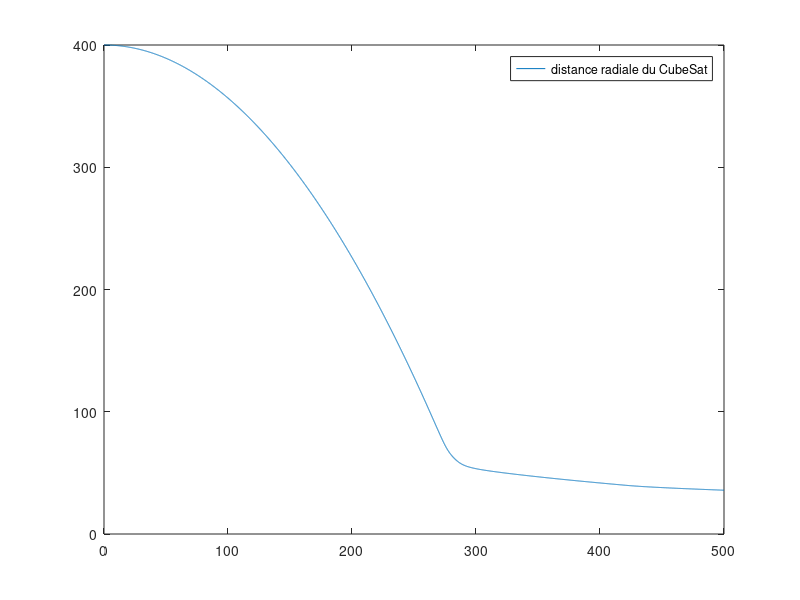

This chart was generated by the following MATLAB code:
% Equation resolution of Newton's second law, ie second order nonlinear differential equation
% First approach with the Euler method

% But Euler's method is a first order method, hence the need to apply it twice to our equation

% Solve r1'(t) = r2(t) with r1(t0) = Rt + r0 = 6371.000 + 400.000
% Solve r2'(t) = 1/r1(t).r2(t)² - GM/r1(t)² + C1.G(r1(t)) - C2.r2² with r2(t0) = 0
r1_t0 = 6771000;                  
r2_t0 = 0;      %vitesse d'orbitation à 400km d'altitude

h = 0.1;                   % Time step
t = 0:h:500;               

distance = zeros(1,length(t));

%initialisation de la liste contenant la distance au centre de la Terre à chaque instant
r1star = zeros(1,length(t));  % Preallocate array
%initialisation de la liste contenant la vitesses radiale à chaque instant t
r2star = zeros(1,length(t));
%initialisation de la liste contenant la force centrifuge à chaque instant t
Fcentrifuge = zeros(1,length(t));
%initialisation de la liste contenant la force gravitationnelle à chaque instant t
Fgravity = zeros(1,length(t));
%initialisation de la liste contenant la force de rayonnement solaire à chaque instant t
FsolarRadiation = zeros(1,length(t));
%initialisation de la liste contenant la force trainee atm à chaque instant t
FdragAtm = zeros(1,length(t));


%Fonctions comparatives
expon = zeros(1,length(t));
logari = zeros(1,length(t));
lineaR = zeros(1,length(t));


r1star(1) = r1_t0;   %distance initial       
r2star(1) = r2_t0;   %vitesse initiale
p=r1star(1);
% preliminary calculations 
GM=6.674*10^(-11)*5.972*10^24;
Pmf=0.0000034390458215;
d=0.01;
m=1.33;
temps=zeros(1,length(t));

nbPoints400_380 = 0;
nbPoints380_360 = 0;
nbPoints360_340 = 0;
nbPoints340_320 = 0;
nbPoints320_300 = 0;
nbPoints300_280 = 0;
nbPoints280_260 = 0;
nbPoints260_240 = 0;
nbPoints240_220 = 0;
nbPoints220_200 = 0;
nbPoints200_180 = 0;
nbPoints180_160 = 0;
nbPoints160_140 = 0;
nbPoints140_120 = 0;
nbPoints120_100 = 0;
nbPoints100_80 = 0;
nbPoints80_60 = 0;
nbPoints60_40 = 0;
nbPoints40_20 = 0;
nbPoints20_0 = 0;

% Solve r1(r2) as a first order (non) linear differential equation
for i=1:(length(t))
    temps(i+1) =temps(i) +1;
    if (r1star(i)<=6371000+400000) && (r1star(i)>6371000)
        
        k1 = r2star(i);  % Previous approx for y gives approx for deriv
        %if r2star(i) == -1
          %r1star(i+1) = -1;
        %else  
          r1star(i+1) = r1star(i) + k1*h; % Approximate solution for next value of y
        %end  
        beta = r1star(i);
        alpha=atan(d/(r1star(i)));
        theta=2*asin(6371000/(r1star(i)));
        thetaPrime = alpha + theta;
        A=2*d*(1/(tan(thetaPrime))+1)*cos(pi/2-thetaPrime);
        A1=(3+2*sqrt(2)+A/d)*d*d/2;
        nu=1-theta/(2*pi);
        C1=Pmf*A1*nu/m;

        thetaSecond=(5*pi-3*theta)/32;
        partieSup=cos(thetaSecond)-1.99*cos(asin((sin(thetaSecond))/1.99));
        partieInf=cos(thetaSecond)+1.99*cos(asin((sin(thetaSecond))/1.99));
        eta=partieSup/partieInf;

        %C2=Cd*A2/m avec Cd=0.80 t A2=d*d*sqrt(2)
        C2=1.131370849898476/m;
        %if our distance of Earth's center is between:
        %    x1=Rearth+400km 
        %and x2=Rearth+380km
        %with y1=atm density at x1 altitude=0.00000000000389 kg.m^-3
        %and  y2=atm density at x2 altitude=0.00000000000555 kg.m^-3
        if (r1star(i) <= 6371000+400000) && (r1star(i) > 6371000+380000)
          %slope=(y1-y2)/(x1-x2)
          slope=(0.00000000000389-0.00000000000555)/(400000-380000);
          %yIntercept=y1-slope*x1 (=y2-slope*x2)
          yIntercept=0.00000000000389-slope*(6371000+400000);
          %equation d'une droite permettant d'obtenir la valeur de rho avec seulement 2 autres valeurs
          rho=slope*r1star(i)+yIntercept;
          
          nbPoints400_380 = nbPoints400_380+1; 
    %______________________________________________________________________________%    
        %elseif our distance of Earth's center is between:
        %    x1=Rearth+380km 
        %and x2=Rearth+360km
        %with y1=atm density at x1 altitude=0.00000000000555 kg.m^-3
        %and  y2=atm density at x2 altitude=0.00000000000799 kg.m^-3  
        elseif (r1star(i) <= 6371000+380000) && (r1star(i) > 6371000+360000)

          slope=(0.00000000000555-0.00000000000799)/(380000-360000);
          yIntercept=0.00000000000555-slope*(6371000+380000);
          rho=slope*r1star(i)+yIntercept;
          
          nbPoints380_360 = nbPoints380_360+1; 
    %______________________________________________________________________________%      
        %elseif our distance of Earth's center is between:
        %    x1=Rearth+360km 
        %and x2=Rearth+340km
        %with y1=atm density at x1 altitude=0.00000000000799 kg.m^-3
        %and  y2=atm density at x2 altitude=0.0000000000116 kg.m^-3  
        elseif (r1star(i) <= 6371000+360000) && (r1star(i) > 6371000+340000)

          slope=(0.00000000000799-0.0000000000116)/(360000-340000);
          yIntercept=0.00000000000799-slope*(6371000+360000);
          rho=slope*r1star(i)+yIntercept;
          
          nbPoints360_340 = nbPoints360_340+1; 
    %______________________________________________________________________________%              
        %elseif our distance of Earth's center is between:
        %    x1=Rearth+340km 
        %and x2=Rearth+320km
        %with y1=atm density at x1 altitude=0.0000000000116 kg.m^-3
        %and  y2=atm density at x2 altitude=0.0000000000172 kg.m^-3  
        elseif (r1star(i) <= 6371000+340000) && (r1star(i) > 6371000+320000)

          slope=(0.0000000000116-0.0000000000172)/(340000-320000);
          yIntercept=0.0000000000116-slope*(6371000+340000);
          rho=slope*r1star(i)+yIntercept;
          
          nbPoints340_320 = nbPoints340_320+1; 
    %______________________________________________________________________________%                      
        %elseif our distance of Earth's center is between:
        %    x1=Rearth+320km 
        %and x2=Rearth+300km
        %with y1=atm density at x1 altitude=0.0000000000172 kg.m^-3
        %and  y2=atm density at x2 altitude=0.0000000000258 kg.m^-3  
        elseif (r1star(i) <= 6371000+320000) && (r1star(i) > 6371000+300000)

          slope=(0.0000000000172-0.0000000000258)/(320000-300000);
          yIntercept=0.0000000000172-slope*(6371000+320000);
          rho=slope*r1star(i)+yIntercept;
          
          nbPoints320_300 = nbPoints320_300+1; 
    %______________________________________________________________________________%                              
        %elseif our distance of Earth's center is between:
        %    x1=Rearth+300km 
        %and x2=Rearth+280km
        %with y1=atm density at x1 altitude=0.0000000000258 kg.m^-3
        %and  y2=atm density at x2 altitude=0.0000000000394 kg.m^-3  
        elseif (r1star(i) <= 6371000+300000) && (r1star(i) > 6371000+280000)

          slope=(0.0000000000258-0.0000000000394)/(300000-280000);
          yIntercept=0.0000000000258-slope*(6371000+300000);
          rho=slope*r1star(i)+yIntercept;
          
          nbPoints300_280 = nbPoints300_280+1; 
    %______________________________________________________________________________%                                     
        %elseif our distance of Earth's center is between:
        %    x1=Rearth+280km 
        %and x2=Rearth+260km
        %with y1=atm density at x1 altitude=0.0000000000394 kg.m^-3
        %and  y2=atm density at x2 altitude=0.0000000000616 kg.m^-3  
        elseif (r1star(i) <= 6371000+280000) && (r1star(i) > 6371000+260000)

          slope=(0.0000000000394-0.0000000000616)/(280000-260000);
          yIntercept=0.0000000000394-slope*(6371000+280000);
          rho=slope*r1star(i)+yIntercept;
          
          nbPoints280_260 = nbPoints280_260+1; 
    %______________________________________________________________________________%                                            
        %elseif our distance of Earth's center is between:
        %    x1=Rearth+260km 
        %and x2=Rearth+240km
        %with y1=atm density at x1 altitude=0.0000000000616 kg.m^-3
        %and  y2=atm density at x2 altitude=0.0000000000991 kg.m^-3  
        elseif (r1star(i) <= 6371000+260000) && (r1star(i) > 6371000+240000)

          slope=(0.0000000000616-0.0000000000991)/(260000-240000);
          yIntercept=0.0000000000616-slope*(6371000+260000);
          rho=slope*r1star(i)+yIntercept;
          
          nbPoints260_240 = nbPoints260_240+1; 
    %______________________________________________________________________________%                                                   
        %elseif our distance of Earth's center is between:
        %    x1=Rearth+240km 
        %and x2=Rearth+220km
        %with y1=atm density at x1 altitude=0.0000000000991 kg.m^-3
        %and  y2=atm density at x2 altitude=0.000000000166 kg.m^-3  
        elseif (r1star(i) <= 6371000+240000) && (r1star(i) > 6371000+220000)

          slope=(0.0000000000991-0.000000000166)/(240000-220000);
          yIntercept=0.0000000000991-slope*(6371000+240000);
          rho=slope*r1star(i)+yIntercept;
          
          nbPoints240_220 = nbPoints240_220+1; 
    %______________________________________________________________________________%                                                   
        %elseif our distance of Earth's center is between:
        %    x1=Rearth+220km 
        %and x2=Rearth+200km
        %with y1=atm density at x1 altitude=0.000000000166 kg.m^-3
        %and  y2=atm density at x2 altitude=0.000000000291 kg.m^-3  
        elseif (r1star(i) <= 6371000+220000) && (r1star(i) > 6371000+200000)

          slope=(0.000000000166-0.000000000291)/(220000-200000);
          yIntercept=0.000000000166-slope*(6371000+220000);
          rho=slope*r1star(i)+yIntercept;
          
          nbPoints220_200 = nbPoints220_200+1; 
    %______________________________________________________________________________%                                                   
        %elseif our distance of Earth's center is between:
        %    x1=Rearth+200km 
        %and x2=Rearth+180km
        %with y1=atm density at x1 altitude=0.000000000291 kg.m^-3
        %and  y2=atm density at x2 altitude=0.000000000551 kg.m^-3  
        elseif (r1star(i) <= 6371000+200000) && (r1star(i) > 6371000+180000)

          slope=(0.000000000291-0.000000000551)/(200000-180000);
          yIntercept=0.000000000291-slope*(6371000+200000);
          rho=slope*r1star(i)+yIntercept;
          
          nbPoints200_180 = nbPoints200_180+1; 
    %______________________________________________________________________________%                                                   
        %elseif our distance of Earth's center is between:
        %    x1=Rearth+180km 
        %and x2=Rearth+160km
        %with y1=atm density at x1 altitude=0.000000000551 kg.m^-3
        %and  y2=atm density at x2 altitude=0.00000000118 kg.m^-3  
        elseif (r1star(i) <= 6371000+180000) && (r1star(i) > 6371000+160000)

          slope=(0.000000000551-0.00000000118)/(180000-160000);
          yIntercept=0.000000000551-slope*(6371000+180000);
          rho=slope*r1star(i)+yIntercept;
          
          nbPoints180_160 = nbPoints180_160+1; 
    %______________________________________________________________________________%                                                   
        %elseif our distance of Earth's center is between:
        %    x1=Rearth+160km 
        %and x2=Rearth+140km
        %with y1=atm density at x1 altitude=0.00000000118 kg.m^-3
        %and  y2=atm density at x2 altitude=0.00000000326 kg.m^-3  
        elseif (r1star(i) <= 6371000+160000) && (r1star(i) > 6371000+140000)

          slope=(0.00000000118-0.00000000326)/(160000-140000);
          yIntercept=0.00000000118-slope*(6371000+160000);
          rho=slope*r1star(i)+yIntercept;
          
          nbPoints160_140 = nbPoints160_140+1; 
    %______________________________________________________________________________%                                                   
        %elseif our distance of Earth's center is between:
        %    x1=Rearth+140km 
        %and x2=Rearth+120km
        %with y1=atm density at x1 altitude=0.00000000326 kg.m^-3
        %and  y2=atm density at x2 altitude=0.000000018 kg.m^-3  
        elseif (r1star(i) <= 6371000+140000) && (r1star(i) > 6371000+120000)

          slope=(0.00000000326-0.000000018)/(140000-120000);
          yIntercept=0.00000000326-slope*(6371000+140000);
          rho=slope*r1star(i)+yIntercept;
          
          nbPoints140_120 = nbPoints140_120+1; 
    %______________________________________________________________________________%                                                   
        %elseif our distance of Earth's center is between:
        %    x1=Rearth+120km 
        %and x2=Rearth+100km
        %with y1=atm density at x1 altitude=0.000000018 kg.m^-3
        %and  y2=atm density at x2 altitude=0.000000508 kg.m^-3  
        elseif (r1star(i) <= 6371000+120000) && (r1star(i) > 6371000+100000)

          slope=(0.000000018-0.000000508)/(120000-100000);
          yIntercept=0.000000018-slope*(6371000+120000);
          rho=slope*r1star(i)+yIntercept;
          
          nbPoints120_100 = nbPoints120_100+1; 
    %______________________________________________________________________________%                                                   
        %elseif our distance of Earth's center is between:
        %    x1=Rearth+100km 
        %and x2=Rearth+80km
        %with y1=atm density at x1 altitude=0.000000508 kg.m^-3
        %and  y2=atm density at x2 altitude=0.0000168 kg.m^-3  
        elseif (r1star(i) <= 6371000+100000) && (r1star(i) > 6371000+80000)

          slope=(0.000000508-0.0000168)/(100000-80000);
          yIntercept=0.000000508-slope*(6371000+100000);
          rho=slope*r1star(i)+yIntercept;
          
          nbPoints100_80 = nbPoints100_80+1; 
    %______________________________________________________________________________%                                                   
        %elseif our distance of Earth's center is between:
        %    x1=Rearth+80km 
        %and x2=Rearth+60km
        %with y1=atm density at x1 altitude=0.0000168 kg.m^-3
        %and  y2=atm density at x2 altitude=0.000331 kg.m^-3  
        elseif (r1star(i) <= 6371000+80000) && (r1star(i) > 6371000+60000)

          slope=(0.0000168-0.000331)/(80000-60000);
          yIntercept=0.0000168-slope*(6371000+80000);
          rho=slope*r1star(i)+yIntercept;
          
          nbPoints80_60 = nbPoints80_60+1; 
    %______________________________________________________________________________%                                                   
        %elseif our distance of Earth's center is between:
        %    x1=Rearth+60km 
        %and x2=Rearth+40km
        %with y1=atm density at x1 altitude=0.000331 kg.m^-3
        %and  y2=atm density at x2 altitude=0.00407 kg.m^-3  
        elseif (r1star(i) <= 6371000+60000) && (r1star(i) > 6371000+40000)

          slope=(0.000331-0.00407)/(60000-40000);
          yIntercept=0.000331-slope*(6371000+60000);
          rho=slope*r1star(i)+yIntercept;
          
          nbPoints60_40 = nbPoints60_40+1; 
    %______________________________________________________________________________%                                                   
        %elseif our distance of Earth's center is between:
        %    x1=Rearth+40km 
        %and x2=Rearth+20km
        %with y1=atm density at x1 altitude=0.00407 kg.m^-3
        %and  y2=atm density at x2 altitude=0.0949 kg.m^-3  
        elseif (r1star(i) <= 6371000+40000) && (r1star(i) > 6371000+20000)

          slope=(0.00407-0.0949)/(40000-20000);
          yIntercept=0.00407-slope*(6371000+40000);
          rho=slope*r1star(i)+yIntercept;
          
          nbPoints40_20 = nbPoints40_20+1; 
    %______________________________________________________________________________%                                                   
        %elseif our distance of Earth's center is between:
        %    x1=Rearth+20km 
        %and x2=Rearth+0km
        %with y1=atm density at x1 altitude=0.0949 kg.m^-3
        %and  y2=atm density at x2 altitude=1.17 kg.m^-3  
        elseif (r1star(i) <= 6371000+20000) && (r1star(i) > 6371000+0)

          slope=(0.0949-1.17)/(20000-0);
          yIntercept=0.0949-slope*(6371000+20000);
          rho=slope*r1star(i)+yIntercept;
          
          nbPoints20_0 = nbPoints20_0+1; 

        end

        %if rho == -1
          %k2 = -1;
          %r2star(i+1) = -1;
        %else  
          Fcentrifuge(i) = r2star(i)*r2star(i)/r1star(i);
          Fgravity(i) = -GM/(r1star(i)*r1star(i));
          FsolarRadiation(i) = -C1*(1+eta);
          FdragAtm(i) = (1/2*rho*C2*r2star(i)*r2star(i))*cos(pi/4);
          
          %Seconde utilisation de la méthode d'Euler
          k2 = Fcentrifuge(i)+Fgravity(i)+FsolarRadiation(i)+FdragAtm(i);
          r2star(i+1) = r2star(i) + k2*h;
          
          %Redimensionnement de la distance radiale, en terme d'altitude en km
          distance(i) = (r1star(i)-6371000)/1000;
          
          %fonctions comparatives
          
          %expon(i) = round(exp(i)); %pb -> "warning: opengl_renderer: data values greater than float capacity."
          expon(i) = 400-(1 + (i)/11.2 + ((i/11.2))^2/2); %developpement de Taylor
          logari(i) = -log(i)*GM;
          lineaR(i) = i;
       % end  
    end
end

%A décommenter lors de l'affichage du comparatif des forces (A commenter sinon)
%plot(distance, Fcentrifuge, distance, Fgravity, distance, FsolarRadiation, distance, FdragAtm);
%legend('Fcentrifuge', 'Fgravity', 'FsolarRadiation', 'FdragAtm');

%A décommenter lors de l'affichage du comparatif de la distance radiale et de f(t) = R_{init} - exp(t/10)(A commenter sinon)
%plot(t, distance, t, expon); %, t, logari, t, lineaR);
%legend('distance radiale du CubeSat', 'f(t) = R_{init} - exp(t/10)');

plot(t, distance);%, t, logari);
legend('distance radiale du CubeSat', 'f(t) = ln(t)*GM');

%altitude = zeros(1,length(t));
%for i=1:(length(t))
%  altitude(i) = -0.5*9.81*i*i+7667*i+400000;
%end  
%plot(t, altitude);
